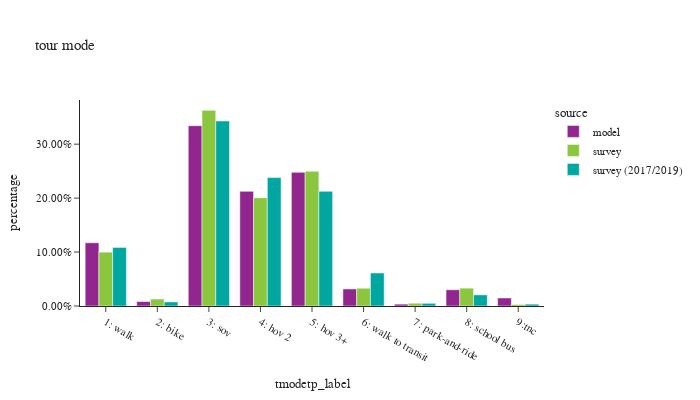

This figure's notebook cell:
### Code cell
tour_stats(df_tour,'tmodetp_label','tour mode')

### Figure 1 — Plotly figure (JSON) as saved in the notebook; plotly's stock layout.template omitted (floating-point values rounded to 4 significant figures)
{"data": [{"alignmentgroup": "True", "customdata": [[750283], [52708], [2139160], [1360127], [1585195], [202338], [22159], [192653], [95227]], "hovertemplate": "source=model<br>tmodetp_label=%{x}<br>percentage=%{y}<br>sample count=%{customdata[0]}<extra></extra>", "legendgroup": "model", "marker": {"color": "#91268F", "pattern": {"shape": ""}}, "name": "model", "offsetgroup": "model", "orientation": "v", "showlegend": true, "textposition": "auto", "type": "bar", "x": ["1: walk", "2: bike", "3: sov", "4: hov 2", "5: hov 3+", "6: walk to transit", "7: park-and-ride", "8: school bus", "9:tnc"], "xaxis": "x", "y": [0.1172, 0.008236, 0.3343, 0.2125, 0.2477, 0.03162, 0.003462, 0.0301, 0.01488], "yaxis": "y"}, {"alignmentgroup": "True", "customdata": [[43], [165], [48], [747], [1205], [1905], [3522], [355], [2127]], "hovertemplate": "source=survey<br>tmodetp_label=%{x}<br>percentage=%{y}<br>sample count=%{customdata[0]}<extra></extra>", "legendgroup": "survey", "marker": {"color": "#8CC63E", "pattern": {"shape": ""}}, "name": "survey", "offsetgroup": "survey", "orientation": "v", "showlegend": true, "textposition": "auto", "type": "bar", "x": ["9:tnc", "8: school bus", "7: park-and-ride", "6: walk to transit", "5: hov 3+", "4: hov 2", "3: sov", "2: bike", "1: walk"], "xaxis": "x", "y": [0.002837, 0.03311, 0.005162, 0.03294, 0.2498, 0.2007, 0.3628, 0.01286, 0.09989], "yaxis": "y"}, {"alignmentgroup": "True", "customdata": [[4790], [427], [6667], [4329], [2966], [3700], [133], [290], [274]], "hovertemplate": "source=survey (2017/2019)<br>tmodetp_label=%{x}<br>percentage=%{y}<br>sample count=%{customdata[0]}<extra></extra>", "legendgroup": "survey (2017/2019)", "marker": {"color": "#00A7A0", "pattern": {"shape": ""}}, "name": "survey (2017/2019)", "offsetgroup": "survey (2017/2019)", "orientation": "v", "showlegend": true, "textposition": "auto", "type": "bar", "x": ["1: walk", "2: bike", "3: sov", "4: hov 2", "5: hov 3+", "6: walk to transit", "7: park-and-ride", "8: school bus", "9:tnc"], "xaxis": "x", "y": [0.1086, 0.007573, 0.343, 0.238, 0.2126, 0.0612, 0.004986, 0.02064, 0.003454], "yaxis": "y"}], "layout": {"barmode": "group", "font": {"size": 11}, "height": 400, "legend": {"title": {"text": "source"}, "tracegroupgap": 0}, "title": {"text": "tour mode"}, "width": 700, "xaxis": {"anchor": "y", "categoryorder": "category ascending", "domain": [0.0, 1.0], "dtick": 1, "title": {"text": "tmodetp_label"}}, "yaxis": {"anchor": "x", "domain": [0.0, 1.0], "tickformat": ".2%", "title": {"text": "percentage"}}}}
